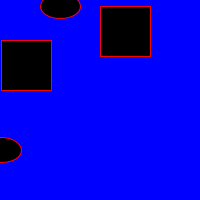
Frame 1 (no input)
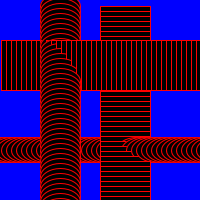
Frame 60 (the mouse pressed at the canvas centre just before this capture)
Frame 120 (the mouse held since frame 60 and released just before this capture): identical to frame 60, image omitted

The Processing sketch that drew these frames (run headless with seeded random() and noise(); from frame 60 on, the mouse is pressed at the canvas centre):

// Processing sketch: move2
// ── move2.pde
int i=1;
void setup()
{size(200,200);
background(0,0,255);
}
void draw()
{
fill(0);
stroke(255,0,0);
rect(i,40,50,50);
ellipse(i,150,40,25);
i=i+5;
rect(100,i,50,50);
ellipse(60,i,40,25);


}
